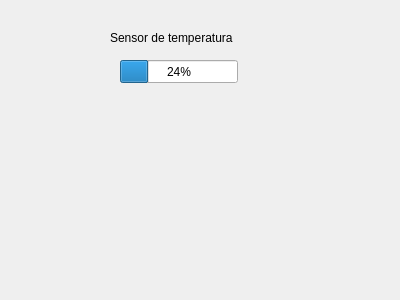
<?xml version="1.0" encoding="UTF-8"?>
<ui version="4.0">
 <class>Form</class>
 <widget class="QWidget" name="Form">
  <property name="geometry">
   <rect>
    <x>0</x>
    <y>0</y>
    <width>400</width>
    <height>300</height>
   </rect>
  </property>
  <property name="windowTitle">
   <string>Form</string>
  </property>
  <widget class="QLabel" name="Sensor">
   <property name="geometry">
    <rect>
     <x>110</x>
     <y>30</y>
     <width>151</width>
     <height>16</height>
    </rect>
   </property>
   <property name="text">
    <string>Sensor de temperatura</string>
   </property>
  </widget>
  <widget class="QProgressBar" name="progressBar">
   <property name="geometry">
    <rect>
     <x>120</x>
     <y>60</y>
     <width>118</width>
     <height>23</height>
    </rect>
   </property>
   <property name="value">
    <number>24</number>
   </property>
  </widget>
 </widget>
 <resources/>
 <connections/>
</ui>
